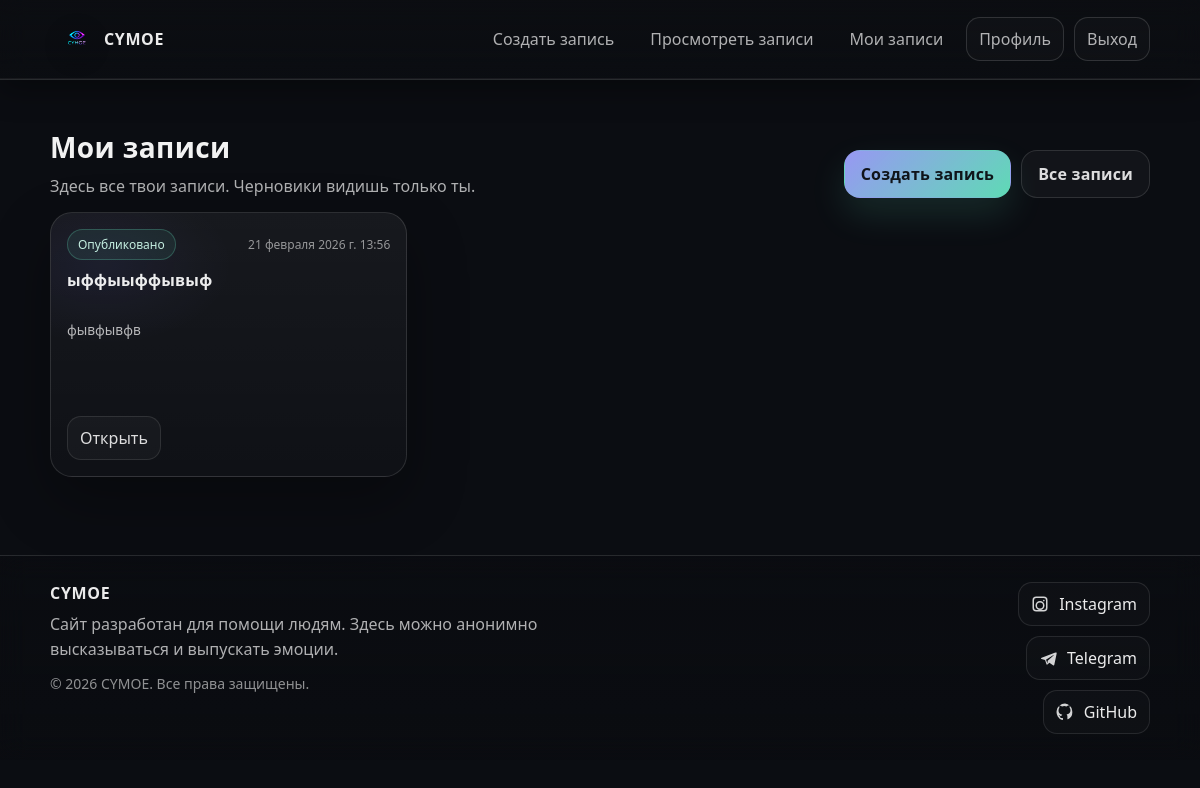
Screenshot of /user_note/ (signed in) with the database file from the repository.
### blog/models.py (models this page shows, shortened)
class Post(models.Model):
    title = models.CharField(max_length=100, unique=False)
    slug = models.SlugField(max_length=100, unique_for_date='publish')
    text = models.TextField(max_length=10000)
    author = models.ForeignKey(User, on_delete=models.CASCADE, null=True)
    created = models.DateTimeField(auto_now_add=True)
    publish = models.DateTimeField(default=timezone.now)
    class Meta:
        ordering = ['-publish']
        indexes = [
            models.Index(fields=['-publish']),
        ]
        get_latest_by = 'created'

### blog/views.py (the view)
# urls.py: path('user_note/', views.user_note, name='user_note'),
def user_note(request):
    posts = Post.objects.filter(author=request.user)
    return render(request, 'notes/user_note.html', {'posts': posts})

### templates/notes/user_note.html (shortened to what this page needs)
{% extends "base.html" %}
{% load static %}
{% block extra_css %}
<link rel="stylesheet" href="{% static 'css/user_note.css' %}">
{% endblock %}
{% block content %}
<section class="my-notes">
  <div class="head">
    <div class="head-left">
      <h1 class="title">Мои записи</h1>
      <p class="subtitle">
        Здесь все твои записи. Черновики видишь только ты.
      </p>
    </div>
    <div class="head-right">
      <a class="btn btn-primary" href="{% url 'blog:create_note' %}">
        Создать запись
      </a>
      <a class="btn btn-ghost" href="{% url 'blog:view_note' %}">Все записи</a>
    </div>
  </div>
  {% if posts %}
    <div class="grid">
      {% for post in posts %}
        <article class="card">
          <div class="card-top">
            <div class="badges">
                <span class="badge badge-pub">Опубликовано</span>
            </div>
            <div class="date">
              {{ post.publish }}
            </div>
          </div>
          <h2 class="card-title">{{ post.title }}</h2>
          <div class="preview" data-collapsible="1">
            {{ post.text|truncatechars:260 }}
          </div>
          <div class="card-actions">
            <a class="link-btn" href="{% url 'blog:detail_note' post.id %}">
              Открыть
            </a>
          </div>
        </article>
      {% endfor %}
    </div>
  {% endif %}
</section>
{% endblock %}

### blog/static/css/base.css (style rules this page uses)
:root { --bg: rgba(12, 14, 18, 0.72); --bg-2: rgba(12, 14, 18, 0.45); --text: rgba(255,255,255,0.92); --muted: rgba(255,255,255,0.68); --line: rgba(255,255,255,0.12); --glow: rgba(120, 120, 255, 0.18); --accent: rgba(160, 160, 255, 0.95); --accent-2: rgba(110, 255, 210, 0.85); --shadow: 0 10px 30px rgba(0,0,0,0.35); }
* { box-sizing: border-box; }
a { color: inherit; text-decoration: none; }
body { margin: 0; color: var(--text); background: #0b0d12; font-family: system-ui, -apple-system, Segoe UI, Roboto, Arial, sans-serif; }

### blog/static/css/user_note.css (style rules this page uses)
.my-notes { padding: 26px 0 44px; }
.head { display: flex; gap: 14px; align-items: flex-end; justify-content: space-between; flex-wrap: wrap; margin-bottom: 14px; }
.title { margin: 0; font-size: 28px; letter-spacing: 0.4px; color: rgba(255,255,255,0.95); }
.subtitle { margin: 8px 0 0; color: rgba(255,255,255,0.68); line-height: 1.5; }
.head-right { display: flex; gap: 10px; flex-wrap: wrap; }
.btn { position: relative; display: inline-flex; align-items: center; justify-content: center; gap: 10px; padding: 12px 16px; border-radius: 16px; border: 1px solid transparent; font-weight: 800; letter-spacing: 0.2px; transition: transform .2s ease, box-shadow .2s ease, background .2s ease, border-color .2s ease; user-select: none; }
.btn-primary { color: rgba(10, 12, 16, 0.95); background: linear-gradient(135deg, rgba(160,160,255,0.95), rgba(110,255,210,0.85)); box-shadow: 0 16px 36px rgba(110,255,210,0.12); overflow: hidden; }
.btn-ghost { color: rgba(255,255,255,0.86); background: rgba(255,255,255,0.03); border-color: rgba(255,255,255,0.12); }
.grid { display: grid; grid-template-columns: repeat(3, minmax(0, 1fr)); gap: 14px; }
.card { border-radius: 22px; border: 1px solid rgba(255,255,255,0.12); background: linear-gradient(180deg, rgba(255,255,255,0.05), rgba(255,255,255,0.02)); box-shadow: 0 24px 60px rgba(0,0,0,0.30); overflow: hidden; position: relative; padding: 16px; transition: transform .22s ease, border-color .22s ease, background .22s ease; }
.card::after { content:""; position:absolute; inset:-2px; background: radial-gradient(60% 50% at 15% 20%, rgba(120,120,255,0.14), transparent 60%); opacity: .55; pointer-events:none; }
.card-top { position: relative; z-index: 1; display: flex; align-items: center; justify-content: space-between; gap: 10px; margin-bottom: 10px; flex-wrap: wrap; }
.badges { display: inline-flex; gap: 8px; flex-wrap: wrap; }
.badge { display: inline-flex; align-items: center; padding: 6px 10px; border-radius: 999px; border: 1px solid rgba(255,255,255,0.12); background: rgba(255,255,255,0.03); color: rgba(255,255,255,0.78); font-size: 12px; }
.badge-pub { border-color: rgba(110,255,210,0.22); background: rgba(110,255,210,0.07); color: rgba(210,255,240,0.92); }
.date { color: rgba(255,255,255,0.55); font-size: 12px; }
.card-title { position: relative; z-index: 1; margin: 0; font-size: 16px; letter-spacing: 0.2px; color: rgba(255,255,255,0.92); line-height: 1.25; margin-bottom: 10px; min-height: 40px; }
.preview { position: relative; z-index: 1; color: rgba(255,255,255,0.70); line-height: 1.55; font-size: 13.5px; min-height: 84px; }
.card-actions { position: relative; z-index: 1; display: flex; gap: 10px; margin-top: 12px; flex-wrap: wrap; }
.link-btn { display: inline-flex; align-items: center; justify-content: center; padding: 10px 12px; border-radius: 14px; border: 1px solid rgba(255,255,255,0.10); background: rgba(255,255,255,0.03); color: rgba(255,255,255,0.86); transition: transform .2s ease, background .2s ease, border-color .2s ease; }
.head, .grid, .empty { opacity: 0; transform: translateY(10px); animation: rise .55s ease forwards; }
.grid { animation-delay: .06s; }

### rows the page displays
Post: publish "21 февраля 2026 г. 13:56", title "ыффыыффывыф", text "фывфывфв"
